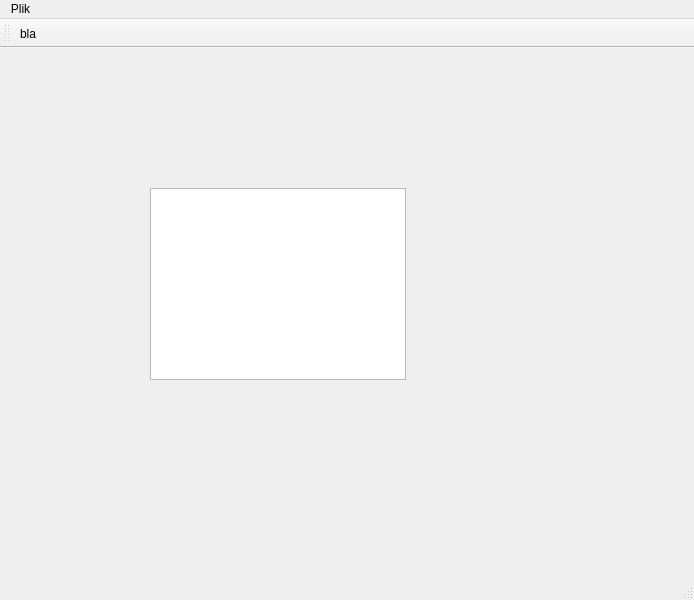
<?xml version="1.0" encoding="UTF-8"?>
<ui version="4.0">
 <class>m68kmicrocodedecoder</class>
 <widget class="QMainWindow" name="m68kmicrocodedecoder">
  <property name="geometry">
   <rect>
    <x>0</x>
    <y>0</y>
    <width>694</width>
    <height>600</height>
   </rect>
  </property>
  <property name="windowTitle">
   <string>MainWindow</string>
  </property>
  <widget class="QWidget" name="centralwidget">
   <widget class="QTableView" name="tableView">
    <property name="geometry">
     <rect>
      <x>150</x>
      <y>140</y>
      <width>256</width>
      <height>192</height>
     </rect>
    </property>
   </widget>
  </widget>
  <widget class="QMenuBar" name="menubar">
   <property name="geometry">
    <rect>
     <x>0</x>
     <y>0</y>
     <width>694</width>
     <height>19</height>
    </rect>
   </property>
   <widget class="QMenu" name="menuPlik">
    <property name="title">
     <string>Plik</string>
    </property>
    <addaction name="actionOpen"/>
    <addaction name="separator"/>
    <addaction name="actionExit"/>
   </widget>
   <addaction name="menuPlik"/>
  </widget>
  <widget class="QStatusBar" name="statusbar"/>
  <widget class="QToolBar" name="toolBar">
   <property name="windowTitle">
    <string>toolBar</string>
   </property>
   <attribute name="toolBarArea">
    <enum>TopToolBarArea</enum>
   </attribute>
   <attribute name="toolBarBreak">
    <bool>false</bool>
   </attribute>
   <addaction name="actionOpen"/>
  </widget>
  <action name="actionOpen">
   <property name="icon">
    <iconset theme="open"/>
   </property>
   <property name="text">
    <string>bla</string>
   </property>
  </action>
  <action name="actionExit">
   <property name="text">
    <string>Exit</string>
   </property>
  </action>
 </widget>
 <resources/>
 <connections/>
</ui>
